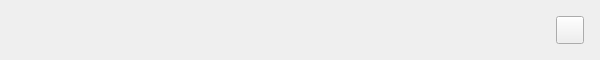
<?xml version="1.0" encoding="UTF-8"?>
<ui version="4.0">
 <class>Form</class>
 <widget class="QWidget" name="Form">
  <property name="geometry">
   <rect>
    <x>0</x>
    <y>0</y>
    <width>600</width>
    <height>60</height>
   </rect>
  </property>
  <property name="windowTitle">
   <string>Form</string>
  </property>
  <widget class="QWidget" name="horizontalLayoutWidget">
   <property name="geometry">
    <rect>
     <x>0</x>
     <y>0</y>
     <width>601</width>
     <height>61</height>
    </rect>
   </property>
   <layout class="QHBoxLayout" name="title_bar_layout" stretch="0,0,30,2,1">
    <property name="spacing">
     <number>0</number>
    </property>
    <item>
     <spacer name="horizontalSpacer_3">
      <property name="orientation">
       <enum>Qt::Horizontal</enum>
      </property>
      <property name="sizeType">
       <enum>QSizePolicy::Expanding</enum>
      </property>
      <property name="sizeHint" stdset="0">
       <size>
        <width>30</width>
        <height>20</height>
       </size>
      </property>
     </spacer>
    </item>
    <item>
     <widget class="QLabel" name="normal_title_bar_label">
      <property name="text">
       <string/>
      </property>
     </widget>
    </item>
    <item>
     <spacer name="horizontalSpacer">
      <property name="orientation">
       <enum>Qt::Horizontal</enum>
      </property>
      <property name="sizeType">
       <enum>QSizePolicy::Expanding</enum>
      </property>
      <property name="sizeHint" stdset="0">
       <size>
        <width>40</width>
        <height>20</height>
       </size>
      </property>
     </spacer>
    </item>
    <item>
     <layout class="QHBoxLayout" name="horizontalLayout_2" stretch="0">
      <property name="spacing">
       <number>8</number>
      </property>
      <item>
       <widget class="QPushButton" name="close_window_btn">
        <property name="sizePolicy">
         <sizepolicy hsizetype="Preferred" vsizetype="Preferred">
          <horstretch>0</horstretch>
          <verstretch>0</verstretch>
         </sizepolicy>
        </property>
        <property name="maximumSize">
         <size>
          <width>28</width>
          <height>28</height>
         </size>
        </property>
        <property name="text">
         <string/>
        </property>
       </widget>
      </item>
     </layout>
    </item>
    <item>
     <spacer name="horizontalSpacer_2">
      <property name="orientation">
       <enum>Qt::Horizontal</enum>
      </property>
      <property name="sizeType">
       <enum>QSizePolicy::Expanding</enum>
      </property>
      <property name="sizeHint" stdset="0">
       <size>
        <width>40</width>
        <height>20</height>
       </size>
      </property>
     </spacer>
    </item>
   </layout>
  </widget>
 </widget>
 <resources/>
 <connections/>
</ui>
